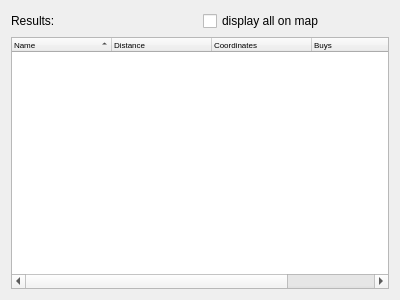
<?xml version="1.0" encoding="UTF-8"?>
<ui version="4.0">
 <class>SearchResultWidget</class>
 <widget class="QWidget" name="SearchResultWidget">
  <property name="geometry">
   <rect>
    <x>0</x>
    <y>0</y>
    <width>400</width>
    <height>300</height>
   </rect>
  </property>
  <property name="windowTitle">
   <string>Form</string>
  </property>
  <layout class="QVBoxLayout" name="verticalLayout">
   <item>
    <layout class="QHBoxLayout" name="horizontalLayout">
     <item>
      <widget class="QLabel" name="lbl_location">
       <property name="text">
        <string>Results:</string>
       </property>
      </widget>
     </item>
     <item>
      <widget class="QCheckBox" name="check_display_all">
       <property name="text">
        <string>display all on map</string>
       </property>
      </widget>
     </item>
    </layout>
   </item>
   <item>
    <widget class="QTreeWidget" name="treeWidget">
     <property name="font">
      <font>
       <pointsize>6</pointsize>
      </font>
     </property>
     <property name="sortingEnabled">
      <bool>true</bool>
     </property>
     <column>
      <property name="text">
       <string>Name</string>
      </property>
     </column>
     <column>
      <property name="text">
       <string>Distance</string>
      </property>
     </column>
     <column>
      <property name="text">
       <string>Coordinates</string>
      </property>
     </column>
     <column>
      <property name="text">
       <string>Buys</string>
      </property>
     </column>
     <column>
      <property name="text">
       <string>Sells</string>
      </property>
     </column>
    </widget>
   </item>
  </layout>
 </widget>
 <resources/>
 <connections/>
</ui>
